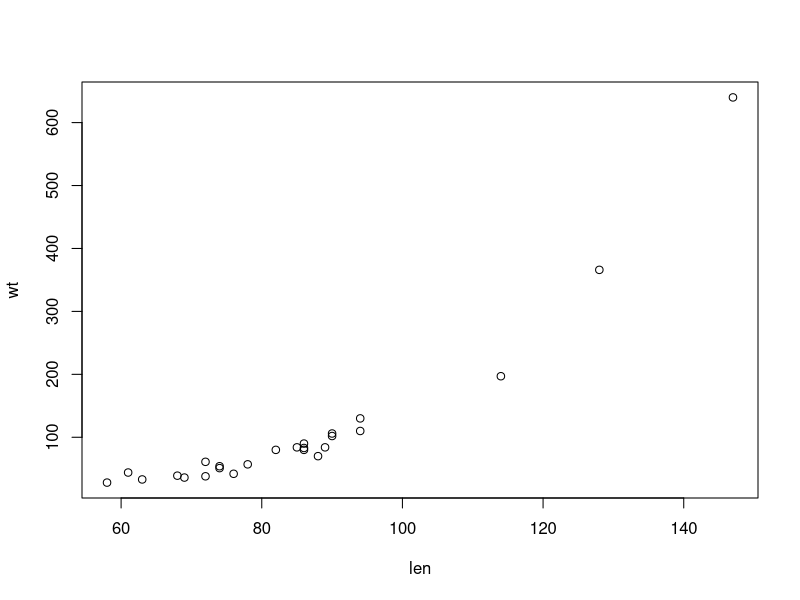
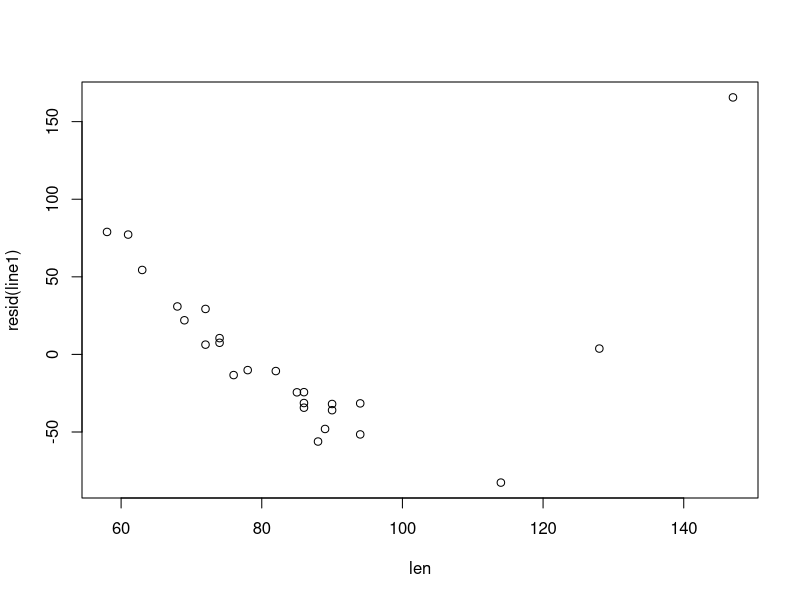
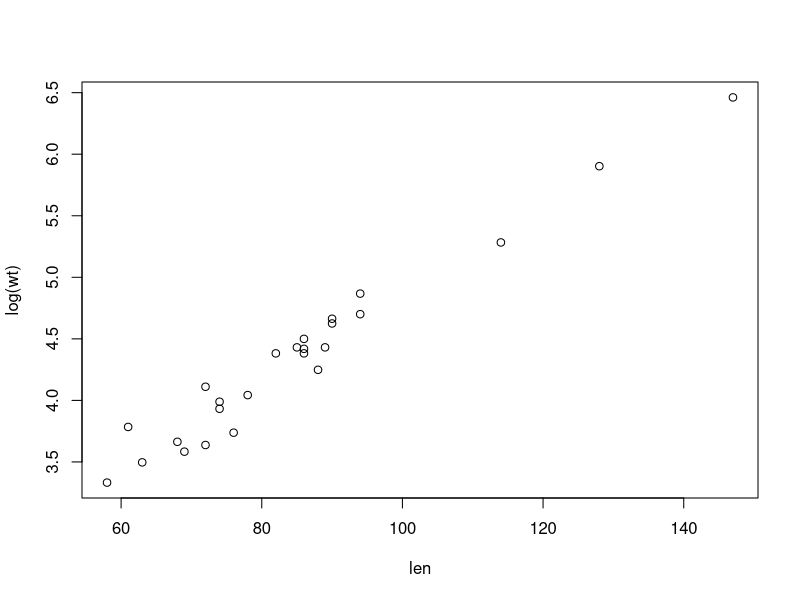
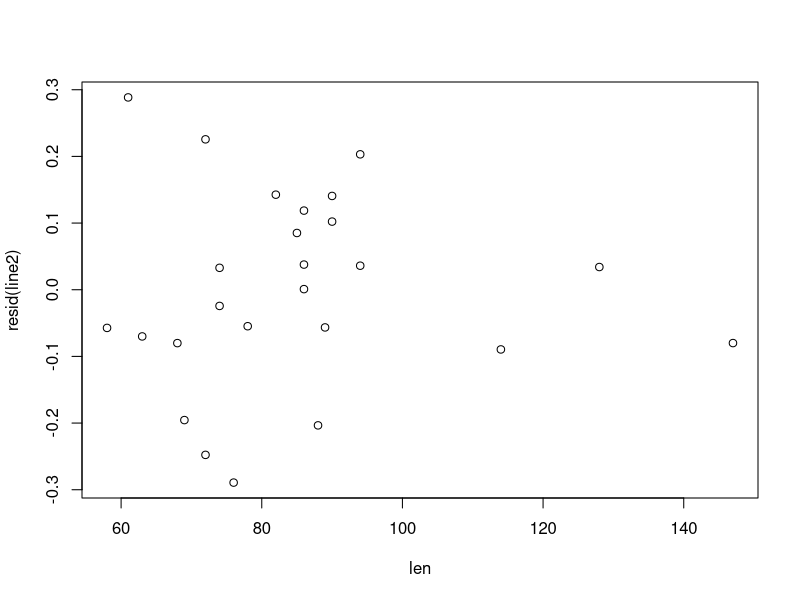
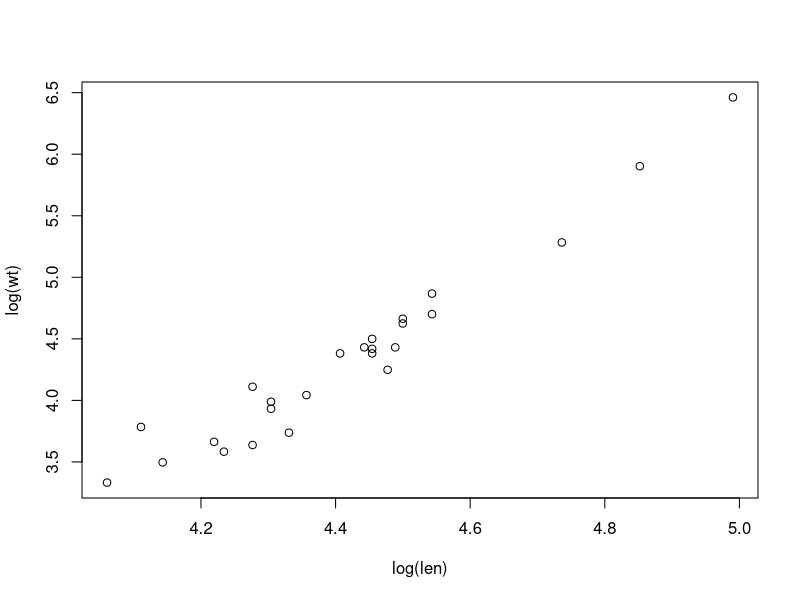
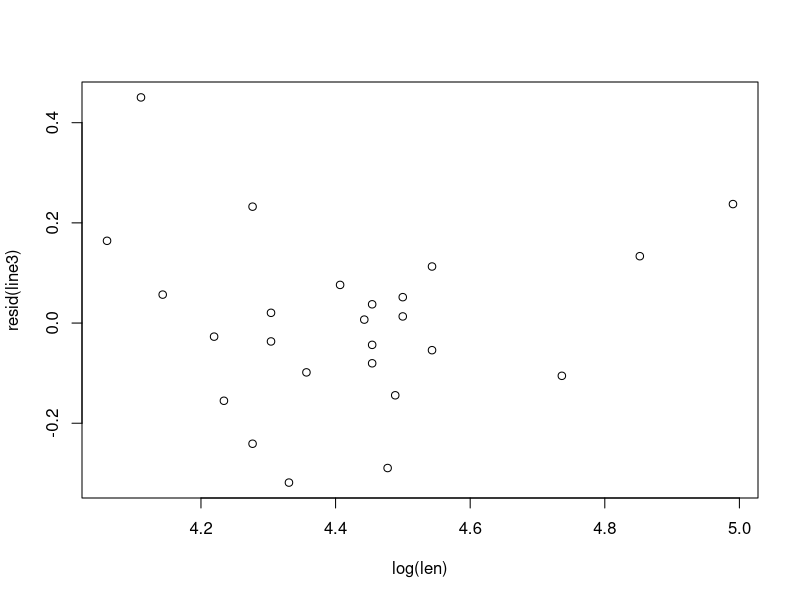

These charts were generated, in order, by the following R code:
wt =c(130,51,640,28,80,110,33,90,36,38,366,84,80,83,70,61,54,44,106,84,39,42,197,102,57)
len =c(94,74,147,58,86,94,63,86,69,72,128,85,82,86,88,72,74,61,90,89,68,76,114,90,78)

pol <- data.frame(len,wt)

#Regression Analysis: Weight versus Length 
#The regression equation is :

line1 <- lm(wt~len,data = pol)
summary(line1)
coef1<- coefficients(line1)

cat("Weight = ",coef1[1] ," + ",coef1[2],"length")

# Output for the linear growth model
plot(len,wt)

#Residual plot
plot(len,resid(line1))


#Regression Analysis: ln(Weight) versus Length 
#The regression equation is :

line2 <- lm(log(wt)~len,data = pol)
summary(line2)
coef2<- coefficients(line2)

cat("log(Weight) = ",coef2[1] ," + ",coef2[2],"length")

#Fit of ln(weight) versus length of alligators
plot(len,log(wt))

#Residual plot
plot(len,resid(line2))


#Regression Analysis: ln(Weight) versus ln(Length )
#The regression equation is :

line3 <- lm(log(wt)~log(len),data = pol)
summary(line3)
coef3<- coefficients(line3)

cat("log(Weight) = ",coef3[1] ," + ",coef3[2],"log(length)")

#Fit of ln(weight) versus ln(length) for alligators
plot(log(len),log(wt))

#Residual plot
plot(log(len),resid(line3))
